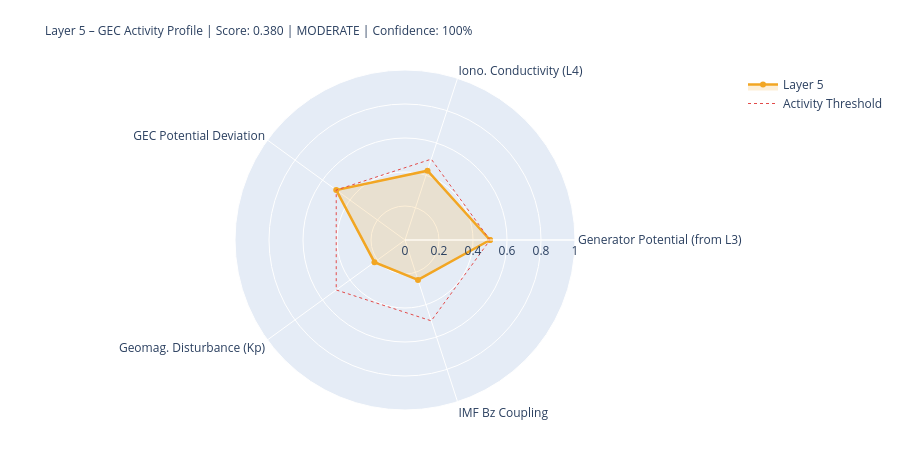

The notebook cell this image was saved under:
### Markdown cell above
---
## 5. State Assessment & Handoff to Layer 6

### Code cell
# ============================================================
# LAYER-5-SCORE
# ============================================================

# Components
# 1) Generator activity (Layer-3-driven)
gen_score = norm(generator_strength, 0.3, 2.0)
gen_src   = 'from_layer3' if l3_thunder_score is not None else 'estimated'

# 2) Ionospheric conductivity (Layer-4-driven)
iono_score = norm(iono_cond_factor, 0.7, 1.4)
iono_src   = 'from_layer4' if l4_ioniz is not None else 'estimated'

# 3) GEC potential deviation from reference
pot_score = norm(abs(delta_V_pct), 0, 30)  # 0 = at reference, 1 = 30% deviation
pot_src   = 'derived'

# 4) Geomagnetic disturbance (Kp) – modulates vertical currents
kp_score = norm(kp_val, 0, 9)
kp_src   = 'primary' if kp_now is not None else 'from_layer4'

# 5) IMF Bz coupling (southward = stronger M-I coupling → GEC influence)
bz_score = norm(-(bz_now or 0), -5, 30) if bz_now is not None else None
bz_src   = 'primary' if bz_now is not None else 'missing'

COMPONENTS = {
    'Generator Potential (from L3)':  {'score': gen_score,   'source': 'derived_from_layer3', 'dynamic': True},
    'Iono. Conductivity (L4)':      {'score': iono_score,  'source': iono_src, 'dynamic': True},
    'GEC Potential Deviation':      {'score': pot_score,   'source': pot_src,  'dynamic': True},
    'Geomag. Disturbance (Kp)':         {'score': kp_score,    'source': kp_src,   'dynamic': True},
    'IMF Bz Coupling':               {'score': bz_score,    'source': bz_src,   'dynamic': True},
}

available   = {k: v['score'] for k, v in COMPONENTS.items() if v['score'] is not None}
unavailable = [k for k, v in COMPONENTS.items() if v['score'] is None]
layer5_score = round(sum(available.values()) / len(available), 4) if available else None
confidence   = round(len(available) / len(COMPONENTS), 2)
level = ('unknown' if layer5_score is None
         else 'quiet'   if layer5_score < 0.3
         else 'moderate' if layer5_score < 0.6
         else 'active')
dominant_l5 = max(available, key=available.get) if available else 'none'

# Kp consistency: separate 1-min raw value from score value
kp_1m_raw   = kp_now          # directly from API (can be 0.0 during live measurement)
kp_for_score = kp_val          # from Layer-0 context or estimated value if needed
kp_score_src = kp_src

W = 68
print('=' * W)
print('LAYER 5 – GLOBAL ELECTRIC CIRCUIT – STATE ASSESSMENT')
print('=' * W)
for name, comp in COMPONENTS.items():
    s = comp['score']
    if s is not None:
        bar = '█' * int(s*20) + '░' * (20-int(s*20))
        print(f'  {name:<34} {bar}  {s:.3f}  [{comp["source"]}]')
    else:
        print(f'  {name:<34} {"─"*20}  n/a   [missing]')
print('-' * W)
print(f'  Score:         {layer5_score:.3f}  ({len(available)}/{len(COMPONENTS)} components)')
print(f'  Confidence:    {confidence:.0%}')
print(f'  Level:         {level.upper()}')
print(f'  Dominant:      {dominant_l5}')
print(f'  V_iono:        {V_iono_mod:.1f} kV  (Δ {delta_V_pct:+.1f}% vs. Ref)')
print(f'  I_total:       {I_total_mod:.1f} A   (Δ {delta_I_pct:+.1f}% vs. Ref)')
print('=' * W)

# Radar
cats   = list(available.keys())
vals_r = list(available.values())
if len(cats) >= 3:
    fig = go.Figure()
    fig.add_trace(go.Scatterpolar(
        r=vals_r + [vals_r[0]], theta=cats + [cats[0]],
        fill='toself', fillcolor='rgba(242,166,35,0.18)',
        line=dict(color='#F2A623', width=2.5), name='Layer 5'
    ))
    fig.add_trace(go.Scatterpolar(
        r=[0.5]*(len(cats)+1), theta=cats+[cats[0]],
        line=dict(color='#E24B4A', dash='dot', width=1),
        mode='lines', name='Activity Threshold'
    ))
    fig.update_layout(
        title=dict(
            text=f'Layer 5 – GEC Activity Profile | Score: {layer5_score:.3f} | {level.upper()} | Confidence: {confidence:.0%}',
            font=dict(size=12)
        ),
        polar=dict(radialaxis=dict(visible=True, range=[0,1])),
        height=450, showlegend=True,
        margin=dict(l=80, r=80, t=70, b=40)
    )
    fig.show()

### Figure 1 — Plotly figure (JSON) as saved in the notebook; plotly's stock layout.template omitted (floating-point values rounded to 4 significant figures)
{"data": [{"fill": "toself", "fillcolor": "rgba(242,166,35,0.18)", "line": {"color": "#F2A623", "width": 2.5}, "name": "Layer 5", "r": [0.5, 0.4287, 0.5, 0.2222, 0.2469, 0.5], "theta": ["Generator Potential (from L3)", "Iono. Conductivity (L4)", "GEC Potential Deviation", "Geomag. Disturbance (Kp)", "IMF Bz Coupling", "Generator Potential (from L3)"], "type": "scatterpolar"}, {"line": {"color": "#E24B4A", "dash": "dot", "width": 1}, "mode": "lines", "name": "Activity Threshold", "r": [0.5, 0.5, 0.5, 0.5, 0.5, 0.5], "theta": ["Generator Potential (from L3)", "Iono. Conductivity (L4)", "GEC Potential Deviation", "Geomag. Disturbance (Kp)", "IMF Bz Coupling", "Generator Potential (from L3)"], "type": "scatterpolar"}], "layout": {"height": 450, "margin": {"b": 40, "l": 80, "r": 80, "t": 70}, "polar": {"radialaxis": {"range": [0, 1], "visible": true}}, "showlegend": true, "title": {"font": {"size": 12}, "text": "Layer 5 – GEC Activity Profile | Score: 0.380 | MODERATE | Confidence: 100%"}}}
